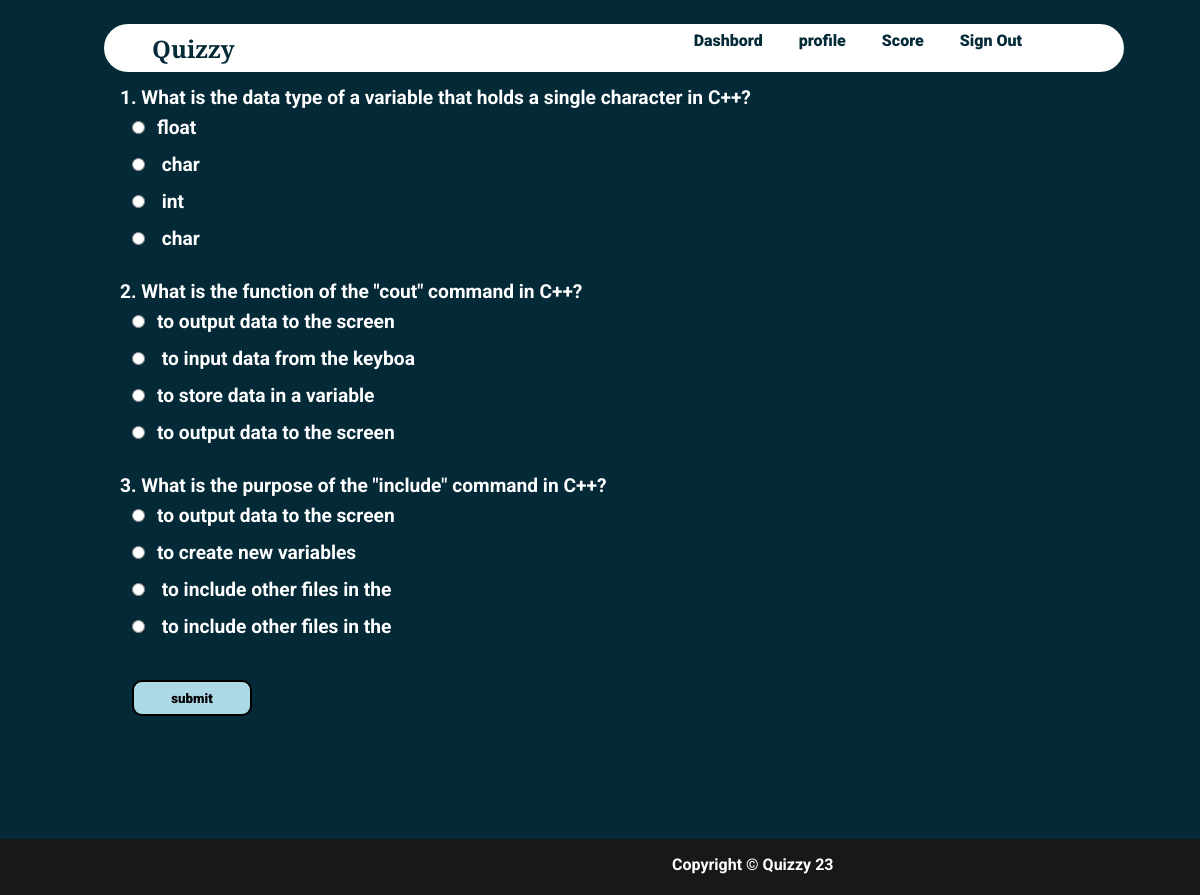
/takeq.php?qid=9 (signed in), run on the app's committed database.
### tables this page shows
CREATE TABLE IF NOT EXISTS `questions` (
  `qs` varchar(200) NOT NULL,
  `op1` varchar(30) NOT NULL,
  `op2` varchar(30) NOT NULL,
  `op3` varchar(30) NOT NULL,
  `answer` varchar(30) NOT NULL,
  `quizid` int NOT NULL,
  UNIQUE KEY `qs` (`qs`),
  KEY `quizid` (`quizid`),
  KEY `quizid_2` (`quizid`),
  KEY `quizid_3` (`quizid`)
);

### takeq.php (the view, shortened to what this page needs)
<html>
<head>
</head>
<?php
require_once 'sql.php';
                $conn = mysqli_connect($servername, $username, $password, $dbname);if (!$conn) {
    echo "<script>alert(\"Database error retry after some time !\")</script>";
}
?>
<body style="margin: 0 !important;height:auto;font-weight: bolder !important;font-family: 'Roboto', sans-serif;color: #fff">
    <div style="background-color: #042A38;height: auto;">
    <div class="navbar" style="display: grid;width: 85%;height:3rem;color:#042A38;position:fixed;border-radius:10rem;margin-top:1.5rem;margin-left:6.5rem;font-weight:bolder;">
    <section style="margin-left: 3rem;height:3rem;display:grid;padding-top: 8px;padding-bottom: 3px; font-size: 1.5rem;font-family: 'Libre Baskerville', serif;">Quizzy</section>
    <ul style="display: inline-flex;padding: 0 !important;margin-top: 0;float: right;right: 10rem;top:0.8rem;position: fixed;width: 50vw;">
                <li onclick="dash()">Dashbord</li>
                <li onclick="prof()">profile</li>
                <li onclick="score()">Score</li>
                <li onclick="lo()">Sign Out</li>
            </ul>
        </div><br><br>
        <section style="margin-top: 4vw;width:80vw;margin-left:10vw;margin-right:10vw;font-size:1.2rem;">
        <?php
        if(isset($_GET["qid"])){
        $qid=$_GET["qid"];
            $sql ="select * from questions where quizid='{$qid}'";
            $res=mysqli_query($conn,$sql);
            if($res)
            {
                if(mysqli_num_rows($res)==0)
                {
                    echo "No questions found under this quiz please come later";
                }else{
                $i=1;
                $j=0;
                echo "<form method=\"POST\">";
                while ($row = mysqli_fetch_assoc($res)) {
                    echo $i.". ".$row["qs"]."<br>";
                    echo "<input type=\"radio\" value=\"".$j."\" name=\"ans".$i.$j."\">".$row["op1"]."<br>";
                    echo "<input type=\"radio\" value=\"".($j+1)."\" name=\"ans".$i.$j."\">".$row["op2"]."<br>";
                    echo "<input type=\"radio\" value=\"".($j+2)."\"name=\"ans".$i.$j."\">".$row["op3"]."<br>";
                    echo "<input type=\"radio\"value=\"".($j+3)."\" name=\"ans".$i.$j."\">".$row["answer"]."<br><br>";
                    $i++;
                }
                echo "<input id=\"btn\" type=\"submit\" name=\"submit\" value=\"submit\"><br><br><br>";
                echo "</form><br><br>";
            }
            }
            else
            {
                echo "error".mysqli_error($conn).".";
            }
     } ?>
        </section>
    </div>
    <footer class="footer" style= "background: black; opacity: 0.9;  font-size: 1rem; height: 3.5rem;display:flex;">
        <div class="footer_copyright" style=" text-align: center;position:absolute; margin-left:42rem; color:white;" >
             <p style="padding-top: 0.01rem;">Copyright &copy; Quizzy 23</p>
        </div>
    </footer>
</body>
</html>

### takeq.php (style rules this page uses)
li { margin: 1.5vw; font-size: 1rem !important; font-weight: 2vw !important; }
ul { list-style: none; width: auto !important; }
.navbar { background-color:#fff !important; font-size: 1.5vw; position: fixed; }
input { margin:1vw; }
#btn { height: 3vw;width: 10vw;font-family: 'Roboto', sans-serif;font-weight:bolder;border-radius: 10px;border: 2px solid black;background-color: lightblue; }

### data on the page
questions: qs "What is the data type of a variable that holds a single character in C++?", op1 "float", op2 "char", op3 "int", answer "char"
questions: qs "What is the function of the \"cout\" command in C++?", op1 "to output data to the screen", op2 "to input data from the keyboa", op3 "to store data in a variable", answer "to output data to the screen"
questions: qs "What is the purpose of the \"include\" command in C++?", op1 "to output data to the screen", op2 "to create new variables", op3 "to include other files in the", answer "to include other files in the"
